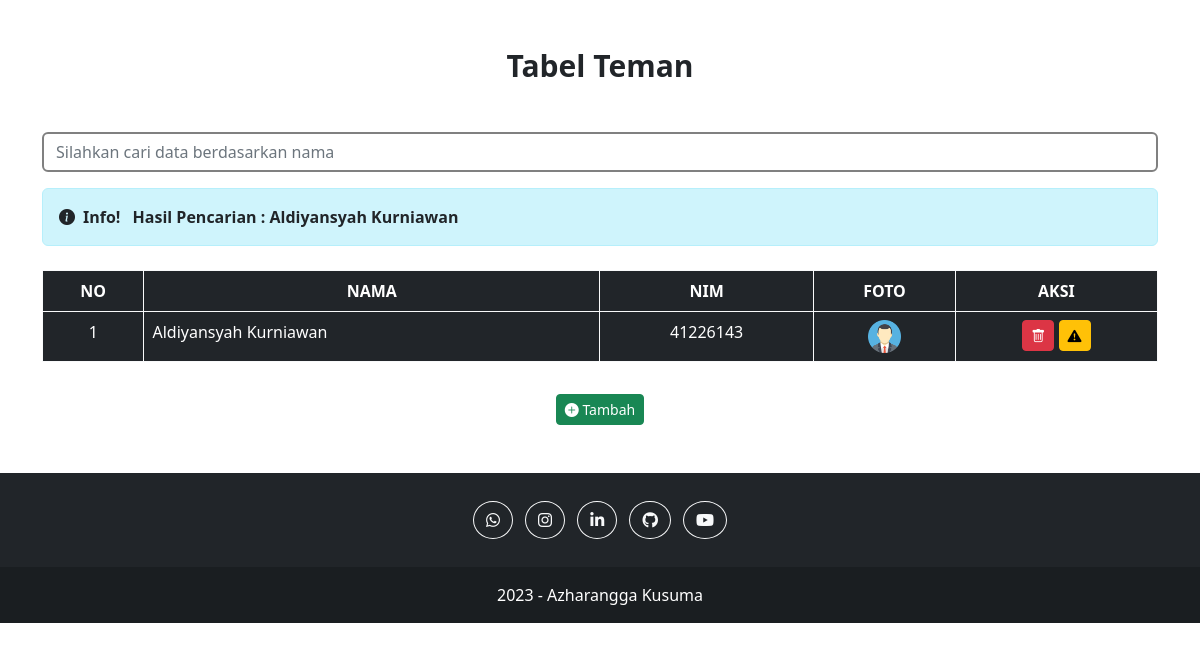
Page /index.php?cari=Aldiyansyah Kurniawan on the committed database.
### tables this page shows
CREATE TABLE `tb_teman` (
  `id_teman` int(11) NOT NULL,
  `nim_teman` char(8) NOT NULL,
  `nama_teman` varchar(50) NOT NULL,
  `photo` varchar(200) NOT NULL
);

### index.php (the view, shortened to what this page needs)
<?php
    include "koneksi.php";
    $sql = "SELECT * FROM tb_teman";
    $dataTeman = mysqli_query($con, $sql);
?>
<!DOCTYPE html>
<html lang="en">
<head>
    <link rel="stylesheet" href="https://cdn.jsdelivr.net/npm/bootstrap@5.2.2/dist/css/bootstrap.min.css">
    <link rel="stylesheet" href="https://cdn.jsdelivr.net/npm/bootstrap-icons@1.5.0/font/bootstrap-icons.css">
    <link rel="stylesheet" href="styles/style.css">
</head>
<body>
    <div class="container">
        <h1 class="text-center mt-5">Tabel Teman</h1>
        <form method="get" action="#tabel" id="tabel">
            <input type="text" class="form-control mt-5" placeholder="Silahkan cari data berdasarkan nama" name="cari">
        </form>
        <table class="table table-dark table-hover table-bordered table-responsive border-light mt-4">
            <thead>
                <tr class="text-center">
                    <th>NO</th>
                    <th>NAMA</th>
                    <th>NIM</th>
                    <th>FOTO</th>
                    <th>AKSI</th>
                </tr>
            </thead>
            <?php
                $no = 1;
                if(isset($_GET['cari'])){
                    $dataTeman = mysqli_query($con, "SELECT * FROM tb_teman  WHERE nama_teman LIKE '%" . $_GET['cari'] . "%'");
                    echo "<div class='mt-3 fw-bold alert alert-info text-dark'><i class='bi-info-circle-fill'></i></i><strong class='mx-2'>Info!</strong> Hasil Pencarian : " . $_GET['cari'] . "</div>";
                }
                foreach($dataTeman as $data){
            ?>
            <tbody>
                <tr>
                    <td class="text-center"><?php echo $no++ ?></td>
                    <td><?php echo $data['nama_teman']; ?></td>
                    <td class="text-center"><?php echo $data['nim_teman']; ?></td>
                    <td class="text-center"><img width="33px" src="upload/<?php echo $data['photo']; ?>" alt=""></td>
                    <td class="text-center">
                        <a href='hapus.php?id_teman="<?php echo $data['id_teman']; ?>"' class="btn btn-danger btn-sm" data-bs-toggle="modal" data-bs-target="#exampleModal"><i class="bi bi-trash"></i></a>
                        <a href='hapus.php?id_teman="<?php echo $data['id_teman']; ?>"' class="btn btn-warning btn-sm" data-bs-toggle="modal" data-bs-target="#exampleModal"><i class="bi bi-exclamation-triangle-fill"></i></a>
                    </td>
                </tr>
            </tbody>
            <?php
                }
            ?>
        </table>
        <div class="text-center">
            <a href="tambah.php" class="btn btn-success btn-sm mt-3 mb-5"><i class="bi bi-plus-circle-fill"></i> Tambah</a>
        </div>
    </div>
    <footer class="bg-dark text-center text-white" id="kontak">
        <div class="container p-4 pb-0">
            <section class="mb-4">
                <a class="btn btn-outline-light btn-floating m-1 rounded-circle" href="https://wa.me/+62895364527280" role="button" target="_blank"><i class="fab fa-whatsapp"></i></a>
                <a class="btn btn-outline-light btn-floating m-1 rounded-circle" href="https://instagram.com/azharangga_kusuma" role="button" target="_blank"><i class="fab fa-instagram"></i></a>
                <a class="btn btn-outline-light btn-floating m-1 rounded-circle" href="https://www.linkedin.com/in/azharangga-kusuma-9a30911a0" role="button" target="_blank"><i class="fab fa-linkedin-in"></i></a>
                <a class="btn btn-outline-light btn-floating m-1 rounded-circle" href="https://www.github.com/azharanggakusuma" role="button" target="_blank"><i class="fab fa-github"></i></a>
                <a class="btn btn-outline-light btn-floating m-1 rounded-circle" href="https://youtube.com/channel/UCnKjszzhKbvQ9zqbo9kKjpg" role="button" target="_blank"><i class="fab fa-youtube"></i></a>
            </section>
        </div>
        <div class="text-center p-3" style="background-color: rgba(0, 0, 0, 0.2);">
            <?php echo date('Y'); ?> - <a class="text-white" style="text-decoration: none;" href="#">Azharangga Kusuma</a>
        </div>
    </footer>
</body>
</html>

### styles/style.css (style rules this page uses)
body { font-family: system-ui,'Open Sans', 'Poppins'; }
h1 { font-size: 30px; font-weight: bold; }
a { color: white; text-decoration: none; }
table { width: 100%; }
input[type=text] { border: 2px solid grey; }

### rows in the picture
tb_teman: nama_teman "Aldiyansyah Kurniawan", nim_teman "41226143", photo (picture)

### other values in the picture
$_GET['cari'] "Aldiyansyah Kurniawan"
